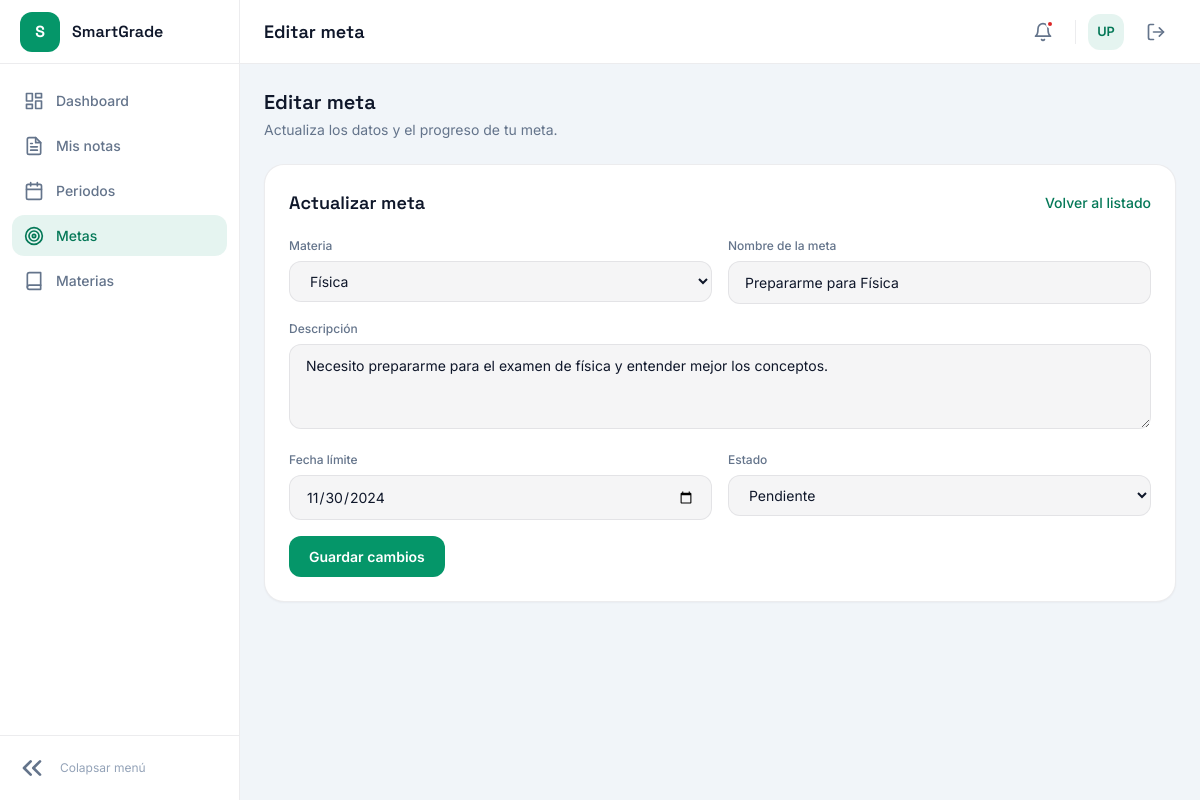
/views/goals/edit.php?id=2 (signed in), run on the app's committed database.
### tables this page shows
CREATE TABLE IF NOT EXISTS goals (
    id INT AUTO_INCREMENT PRIMARY KEY,
    user_id INT NOT NULL,
    subject_id INT NOT NULL,
    name VARCHAR(100) NOT NULL,
    description TEXT,
    target_date DATE,
    status ENUM(
        'pending',
        'in_progress',
        'completed'
    ) DEFAULT 'pending',
    created_at TIMESTAMP DEFAULT CURRENT_TIMESTAMP,
    updated_at TIMESTAMP DEFAULT CURRENT_TIMESTAMP ON UPDATE CURRENT_TIMESTAMP,
    FOREIGN KEY (user_id) REFERENCES users (id) ON DELETE CASCADE,
    FOREIGN KEY (subject_id) REFERENCES subjets (id) ON DELETE CASCADE
);

CREATE TABLE IF NOT EXISTS subjets (
    id INT AUTO_INCREMENT PRIMARY KEY,
    name VARCHAR(100) NOT NULL,
    user_id INT NOT NULL,
    teacher_name VARCHAR(100) NOT NULL,
    created_at TIMESTAMP DEFAULT CURRENT_TIMESTAMP,
    FOREIGN KEY (user_id) REFERENCES users (id) ON DELETE CASCADE
);

### logic/goals/read.php (called while the page is built, shortened)
<?php
if (!function_exists('getUserGoalById')) {
    function getUserGoalById(PDO $pdo, int $user_id, int $id): ?array
    {
        $stmt = $pdo->prepare(
            'SELECT
                g.id,
                g.subject_id,
                g.name,
                g.description,
                g.target_date,
                g.status,
                g.created_at,
                s.name AS subject_name
            FROM goals g
            INNER JOIN subjets s ON s.id = g.subject_id
            WHERE g.id = :id
              AND g.user_id = :user_id
              AND s.user_id = :user_id
            LIMIT 1'
        );
        $stmt->execute([
            'id' => $id,
            'user_id' => $user_id,
        ]);
        $goal = $stmt->fetch();
        return $goal ?: null;
    }
}
if (!function_exists('getUserGoalSubjects')) {
    function getUserGoalSubjects(PDO $pdo, int $user_id): array
    {
        $stmt = $pdo->prepare('SELECT id, name FROM subjets WHERE user_id = :user_id ORDER BY name ASC');
        $stmt->execute(['user_id' => $user_id]);
        return $stmt->fetchAll();
    }
}

### views/goals/edit.php (the view, shortened to what this page needs)
<?php
require_once __DIR__ . '/../../logic/db.php';
require_once __DIR__ . '/../../logic/goals/read.php';
$id = filter_var($_GET['id'] ?? null, FILTER_VALIDATE_INT, ['options' => ['min_range' => 1]]);
$user_id = (int) $_SESSION['user_id'];
$goal = getUserGoalById($pdo, $user_id, (int) $id);
$old = $_SESSION['goals_old'] ?? null;
$subjects = getUserGoalSubjects($pdo, $user_id);
$status_labels = [
    'pending' => 'Pendiente',
    'in_progress' => 'En progreso',
    'completed' => 'Completada',
];
?>
<!DOCTYPE html>
<html lang="es">
<head>
    <?php include __DIR__ . '/../header.php'; ?>
</head>
<body>
    <div class="app-shell">
        <?php include __DIR__ . '/../partials/sidebar.php'; ?>
        <div class="main-content">
            <?php include __DIR__ . '/../partials/topbar.php'; ?>
            <main class="p-6 space-y-6">
                <div>
                    <h2 class="font-display text-xl font-semibold text-heading">Editar meta</h2>
                    <p class="text-muted text-sm mt-1">Actualiza los datos y el progreso de tu meta.</p>
                </div>
                <section class="card p-6">
                    <div class="flex items-center justify-between gap-3 flex-wrap mb-5">
                        <h3 class="font-display text-lg font-semibold text-heading">Actualizar meta</h3>
                        <a href="index.php" class="text-sm link-accent">Volver al listado</a>
                    </div>
                    <form action="../../logic/goals/update.php" method="POST" class="grid md:grid-cols-2 gap-4" novalidate>
                        <div>
                            <label for="subject_id" class="field-label">Materia</label>
                            <select id="subject_id" name="subject_id" required class="input">
                                <?php $subject_value = $old['subject_id'] ?? $goal['subject_id']; ?>
                                <?php foreach ($subjects as $subject): ?>
                                    <option value="<?= (int) $subject['id'] ?>" <?= (string) $subject_value === (string) $subject['id'] ? 'selected' : '' ?>>
                                        <?= htmlspecialchars($subject['name'], ENT_QUOTES, 'UTF-8') ?>
                                    </option>
                                <?php endforeach; ?>
                            </select>
                        </div>
                        <div>
                            <label for="name" class="field-label">Nombre de la meta</label>
                            <input type="text" id="name" name="name" maxlength="100" required value="<?= htmlspecialchars($old['name'] ?? $goal['name'], ENT_QUOTES, 'UTF-8') ?>" class="input">
                        </div>
                        <div class="md:col-span-2">
                            <label for="description" class="field-label">Descripción</label>
                            <textarea id="description" name="description" rows="3" class="input"><?= htmlspecialchars($old['description'] ?? ($goal['description'] ?? ''), ENT_QUOTES, 'UTF-8') ?></textarea>
                        </div>
                        <div>
                            <label for="target_date" class="field-label">Fecha límite</label>
                            <input type="date" id="target_date" name="target_date" value="<?= htmlspecialchars($old['target_date'] ?? ($goal['target_date'] ?? ''), ENT_QUOTES, 'UTF-8') ?>" class="input">
                        </div>
                        <div>
                            <label for="status" class="field-label">Estado</label>
                            <?php $status_value = $old['status'] ?? $goal['status']; ?>
                            <select id="status" name="status" class="input">
                                <?php foreach ($status_labels as $status => $label): ?>
                                    <option value="<?= $status ?>" <?= $status_value === $status ? 'selected' : '' ?>><?= $label ?></option>
                                <?php endforeach; ?>
                            </select>
                        </div>
                        <div class="md:col-span-2">
                            <button type="submit" class="btn btn-primary" style="width: auto;">Guardar cambios</button>
                        </div>
                    </form>
                </section>
            </main>
        </div>
    </div>
</body>
</html>

### views/css/styles.css (style rules this page uses)
:root { --color-bg: #f1f5f9; --color-surface: #ffffff; --color-surface-alt: #f8fafc; --color-border: rgba(15, 23, 42, 0.08); --color-border-focus: var(--color-primary); --color-text: #0f172a; --color-text-muted: #64748b; --color-text-dim: #94a3b8; --color-text-inverse: #ffffff; --color-primary: #059669; --color-primary-hover: #047857; --color-primary-soft: rgba(5, 150, 105, 0.1); --color-danger: #dc2626; --color-danger-border: rgba(220, 38, 38, 0.25); --color-danger-bg: rgba(220, 38, 38, 0.08); --color-success: #059669; --color-success-border: rgba(5, 150, 105, 0.25); --color-success-bg: rgba(5, 150, 105, 0.08); --color-overlay-soft: rgba(15, 23, 42, 0.04); --color-overlay-medium: rgba(15, 23, 42, 0.06); --font-body: "Inter", sans-serif; --font-display: "Space Grotesk", sans-serif; --radius-sm: 0.375rem; --radius-md: 0.5rem; --radius-lg: 0.75rem; --radius-xl: 1rem; --radius-2xl: 1.25rem; --input-padding-y: 0.625rem; --input-padding-x: 1rem; --transition-fast: 150ms ease; }
body { font-family: var(--font-body); background-color: var(--color-bg); color: var(--color-text); }
.font-display { font-family: var(--font-display); }
.card { background-color: var(--color-surface); border: 1px solid var(--color-border); border-radius: var(--radius-2xl); }
.field-label { display: block; font-size: 0.75rem; font-weight: 500; color: var(--color-text-muted); margin-bottom: 0.375rem; }
.input { width: 100%; background-color: var(--color-overlay-soft); border: 1px solid var(--color-border); border-radius: var(--radius-lg); padding: var(--input-padding-y) var(--input-padding-x); font-size: 0.875rem; color: var(--color-text); transition: border-color var(--transition-fast), box-shadow var(--transition-fast); }
.input::placeholder { color: var(--color-text-dim); }
.btn { display: inline-flex; align-items: center; justify-content: center; font-weight: 600; font-size: 0.875rem; border-radius: var(--radius-lg); padding: var(--input-padding-y) 1.25rem; transition: background-color var(--transition-fast), transform var(--transition-fast); cursor: pointer; border: none; }
.btn-primary { background-color: var(--color-primary); color: var(--color-text-inverse); width: 100%; }
.link-accent { color: var(--color-primary-hover); font-weight: 500; }
.text-muted { color: var(--color-text-muted); }
:root { --sidebar-width-expanded: 15rem; --sidebar-width-collapsed: 4.5rem; --topbar-height: 4rem; }
.app-shell { display: flex; min-height: 100vh; background-color: var(--color-bg); }
.main-content { flex: 1; display: flex; flex-direction: column; min-width: 0; }
.text-heading { color: var(--color-text); }
.card, .widget-card { box-shadow: 0 1px 2px rgba(15, 23, 42, 0.04); }

### data on the page
goals: subject_id "Física", name "Prepararme para Física", description "Necesito prepararme para el examen de física y entender mejor los conceptos.", target_date "11/30/2024", status "Pendiente"

### other printed values
$page_title "Editar meta"
$initials "UP"
